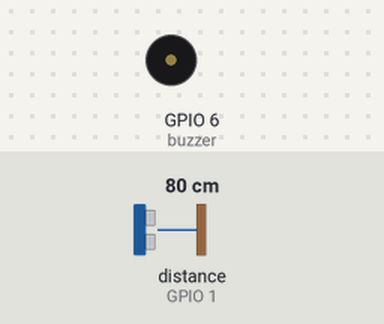
Simulated run of this program. Board: ESP32 board running MicroPython. On the bench: buzzer (waves = sounding). Inputs (shaded band) come from the test bench; at power-on: distance to the obstacle (sensor on GPIO 1) 80 cm. The echo pulse lasts 58.3 µs per cm; what the program prints to the serial console is not drawn.

Above: at 0.2 s.
Timing chart, 0 to 3.0 s (numbered marks = the images above):
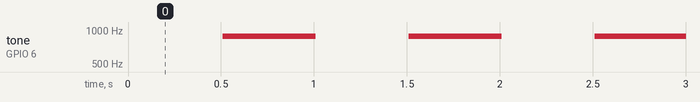

Measured:
- by itself, tone on GPIO 6 (buzzer): alternates 880 Hz for 0.50 s and silent for 0.50 s

The program:

t2_____________.py
```python
import machine
import time
from machine import Pin, PWM, Timer

# ---- 부저와 초음파 센서 설정 ----
buzzer = PWM(Pin(6), freq=880, duty=0)

trigger = Pin(17, mode=Pin.OUT, pull=None)
echo = Pin(1, mode=Pin.IN, pull=None)

trigger.value(0)

# ---- 내가 바꾸는 값 ----
NEAR_CM = 5
FAR_CM = 100
LEVELS = 20

US_PER_CM = 29.1
TIMEOUT_MARGIN = 1.2

# FAR_CM에 따라 초음파 측정 제한시간을 자동 계산
# 거리(cm) × 왕복 시간 × 여유 비율
TIMEOUT_US = int(FAR_CM * 2 * US_PER_CM * TIMEOUT_MARGIN)

DUTY_TABLE = [
    10, 12, 13, 15, 18, 20, 24, 27, 31, 36,
    42, 48, 55, 64, 73, 85, 98, 113, 130, 150
]

# ---- 인터럽트 깃발 ----
ms = 0
flag_10 = False
flag_50 = False
flag_500 = False


def tick(t):
    global ms, flag_10, flag_50, flag_500

    ms += 1

    if ms % 10 == 0:
        flag_10 = True

    if ms % 50 == 0:
        flag_50 = True

    if ms % 500 == 0:
        flag_500 = True


def get_distance_cm():
    # 초음파 발사 준비
    trigger.value(0)
    time.sleep_us(5)

    # 초음파 발사 신호
    trigger.value(1)
    time.sleep_us(10)
    trigger.value(0)

    # Echo 신호가 켜져 있는 시간 측정
    pulse_time = machine.time_pulse_us(
        echo, 1, TIMEOUT_US
    )

    # 시간 초과 또는 측정 실패
    if pulse_time < 0:
        return 0

    # 왕복 시간을 편도 시간으로 바꿔 거리 계산
    distance_cm = (pulse_time / 2) / US_PER_CM

    # 소리 단계의 기준 거리만 허용
    if NEAR_CM <= distance_cm <= FAR_CM:
        return distance_cm

    return 0


def distance_level(cm):
    # 거리를 소리 단계 번호로 변환
    level = int(
        (FAR_CM - cm) * LEVELS // (FAR_CM - NEAR_CM)
    )

    # 단계 번호가 유효한 범위를 벗어나지 않도록 보호
    if level < 0:
        level = 0

    if level > LEVELS - 1:
        level = LEVELS - 1

    return level


# ---- 초기 상태 ----
beep_on = False
cm = 0
level = 9
duty = DUTY_TABLE[level]

# ---- 타이머 시작 ----
tmr = Timer(0)
tmr.init(
    period=1,
    mode=Timer.PERIODIC,
    callback=tick
)

try:
    while True:

        # 10ms마다 부저 출력 반영
        if flag_10:
            flag_10 = False

            if beep_on:
                buzzer.duty(duty)
            else:
                buzzer.duty(0)

        # 50ms마다 거리 측정
        if flag_50:
            flag_50 = False

            cm = get_distance_cm()

            # 측정에 성공한 경우에만 단계 갱신
            if cm != 0:
                level = distance_level(cm)
                duty = DUTY_TABLE[level]

        # 500ms마다 부저 상태 변경 및 출력
        if flag_500:
            flag_500 = False

            beep_on = not beep_on

            print(
                "거리", int(cm), "cm",
                "-> 단계", level,
                "-> duty", duty
            )

except KeyboardInterrupt:
    pass

finally:
    # 타이머와 부저 정리
    tmr.deinit()
    buzzer.duty(0)
    buzzer.deinit()
```
